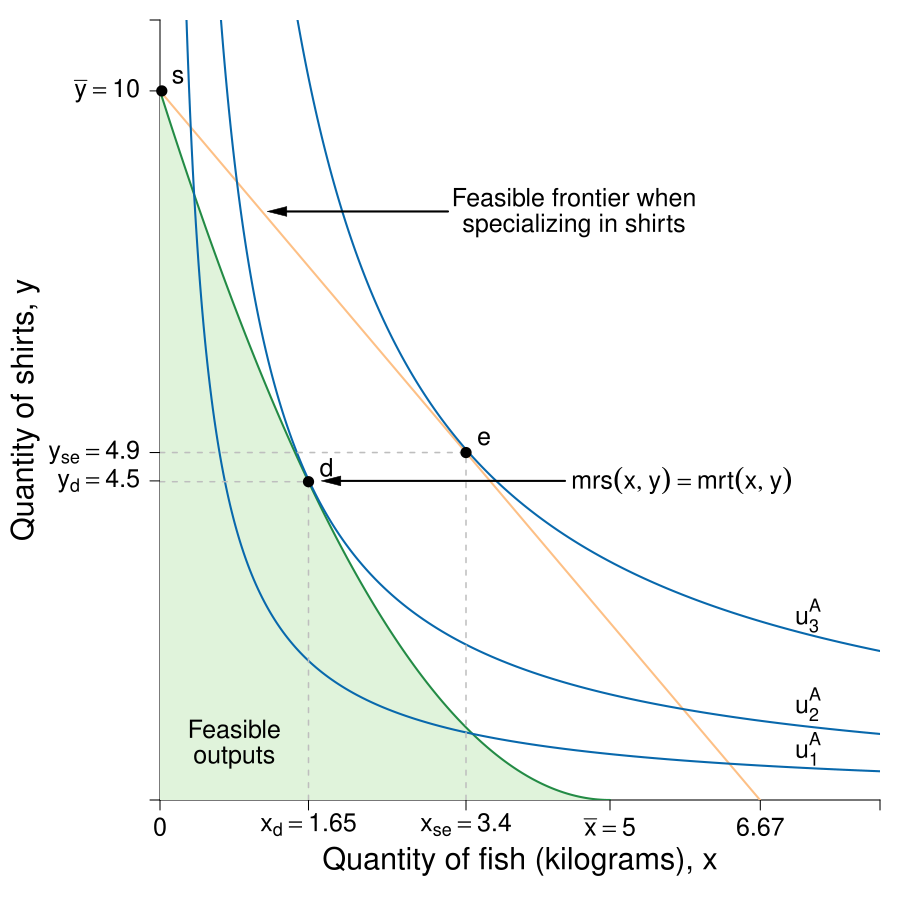

Recreate this plot in R.
#Graph Designer: Simon Halliday
#Authors: Bowles, Foley and Halliday
#Title: Coordination, Conflict and Competition: A Text in Microeconomics

require(shape)
pdf(file = "specprodexch/ppf_eos_indiff.pdf", width = 9, height = 9)

#Set parameters for graphics
pointsize <- 1.8
axislabelsize <- 1.8
labelsize <- 1.5
namesize <- 1.8
annotatesize <- 1.5
graphlinewidth <- 2
segmentlinewidth <- 1.5

COL <- c("#7fc97f", "#beaed4", "#fdc086", "#ffff99", "#386cb0", "#f0027f", "#bf5b17", "#666666")
COLA <- c("#e0f3db", "#99d8c9","#66c2a4","#41ae76", "#238b45", "#005824")
COLB <- c("#4eb3d3", "#2b8cbe", "#0868ac","#084081")

#Edited the margins to cater for the larger LHS labels
par(mar =  c(5, 8, 1, 1))

#Change this to make it log of l 

# ppf <- function(l, k = 0.5) {
#   k * (1/l)
# }

ppf <- function(fish, k = 10/25, alpha = 2, maxfish = 5) {
  k * (fish - maxfish)^alpha 
}
# 
# fishProd <- function(l, k = 0.5){
#   (-k)*l
# }
# 
# feasibleLabor <- function(l, time = 10){
#   -time - l
# }
# 
# manufactureProd <- function(l, k = 0.1, alpha = 2){
#   k * (-l)^alpha
# }

uFn <- function(x, y, alpha = 0.5){
  (x^alpha)*(y^(1-alpha))
}

budgetExchange <- function(x, yintercept = 12, slope = 1){
  yintercept - slope * x
}

xlims <- c(0, 8)
ylims <- c(0, 11)

npts <- 501 
x <- seq(xlims[1], xlims[2], length.out = npts)
y <- seq(ylims[1], ylims[2], length.out = npts) 
a <- c(1.8, 2.75, 4.1)

plot(0, 0, xlim = xlims, ylim = ylims, type = "n",
     xlab = expression(paste("")),
     ylab = expression(paste("")), 
     xaxt = "n", 
     yaxt = "n", 
     cex.lab = axislabelsize, 
     bty = "n", 
     xaxs="i", 
     yaxs="i"
)

# ticksy <- seq(from = 0, to = ylims[2], by = 1)
# ylabels <- seq(from = 0, to = ylims[2], by = 1)
# ticksx <- seq(from = 0, to = xlims[2], by = 1)
# xlabels <- seq(from = 0, to = xlims[2], by = 1)
ticksy <- c(ylims[1], 4.5, 4.9, 10, ylims[2])
ylabels <- c(NA, expression(paste(y[d]) == 4.5), expression(paste(y[se]) == 4.9),expression(paste(bar(y)==10)), NA)
ticksx <- c(xlims[1], 1.65, 3.4, 5, 6.67, xlims[2])
xlabels <- c(0, expression(paste(x[d]) == 1.65), expression(paste(x[se])==3), expression(paste(bar(x)==5)), 6.67, NA)


axis(1, at = ticksx, pos = 0, labels = xlabels, cex.axis = labelsize)
axis(2, at = ticksy, pos = 0, labels = ylabels, las = 1, cex.axis = labelsize)

npts <- 500 
xx1 <- seq(0, 5, length.out = npts)
xx2 <- seq(0, xlims[2], length.out = npts)
xx3 <- seq(xlims[1], 0, length.out = npts)
xx4 <- seq(-11, 0, length.out = npts)

#Draw the polygon for shading the feasible set
xpoly1 <- seq(from = 0, to = 5, length.out = 500)
ypoly1 <- ppf(xpoly1, k = 10/25, alpha = 2, maxfish = 5)
polygon(x = c(xpoly1, rev(xpoly1[1])), y = c(ypoly1, rev(ypoly1)[1]), col=COLA[1], density=NULL, border = NA)

#Draw the graphs
lines(xx1, ppf(xx1, k = 10/25, alpha = 2, maxfish = 5), col = COLA[5], lwd = graphlinewidth)
lines(xx2, budgetExchange(xx2,  yintercept = 10, slope = 1.5), col = COL[3], lwd = graphlinewidth)
#lines(xx3, feasibleLabor(xx3, time = 10), col = COL[3], lwd = graphlinewidth)
#lines(xx4, manufactureProd(xx4, k = 0.1, alpha = 2), col = COLB[4], lwd = graphlinewidth)

#Label axes
mtext(expression(paste("Quantity of fish (kilograms), ", x)), side = 1, line = 3, cex = axislabelsize)
text(-1.5, 0.5*ylims[2], expression(paste("Quantity of shirts, ", y)), xpd = TRUE, cex = axislabelsize, srt = 90) 


contour(x, y, 
        outer(x, y, uFn),
        drawlabels = FALSE,
        col = COLB[3],
        lwd = graphlinewidth,
        levels = a, 
        xaxs="i", 
        yaxs="i", 
        add = TRUE)

#Label the indifference curves
text(7.2, 0.7, expression(u[1]^A), cex = labelsize)
text(7.2, 1.35, expression(u[2]^A), cex = labelsize)
text(7.2, 2.6, expression(u[3]^A), cex = labelsize)

#Label point d
text(1.65 + 0.2, ppf(fish = 1.65) +.2, expression(d), cex = labelsize)
segments(1.65, 0, 1.65, ppf(fish = 1.65), lty = 2, col = "gray", lwd = segmentlinewidth)
segments(0, ppf(fish = 1.65), 1.65, ppf(fish = 1.65, k = 10/25, alpha = 2, maxfish = 5), lty = 2, col = "gray", lwd = segmentlinewidth)
points(1.65, ppf(fish = 1.65), pch = 16, col = "black", cex = 1.5)

#Label point e
text(3.4 + 0.2, budgetExchange(3.4,  yintercept = 10, slope = 1.5) +.2, expression(e), cex = labelsize)
segments(3.4, 0, 3.4, budgetExchange(3.4,  yintercept = 10, slope = 1.5), lty = 2, col = "gray", lwd = segmentlinewidth)
segments(0, budgetExchange(3.4,  yintercept = 10, slope = 1.5), 3.4, budgetExchange(3.4,  yintercept = 10, slope = 1.5), lty = 2, col = "gray", lwd = segmentlinewidth)
points(3.4, budgetExchange(3.4,  yintercept = 10, slope = 1.5), pch = 16, col = "black", cex = 1.5)

#Label point s
text(0.2, 10.2, expression(s), cex = labelsize)
points(0.02, 10, pch = 16, col = "black", cex = 1.5)

#Label the feasible frontier
# text(4.5, 7.8, expression("Feasible Frontier"), cex = labelsize)
# text(4.5, 7.4, expression("(production possibilities frontier)"), cex = labelsize)
# Arrows(3.2, 7.8, 0.75, 7.8, col = "black", lty = 1, lwd = 2, arr.type = "triangle", arr.lwd = 0.5)


#Label the exchange constraint
text(4.6, 8.5, expression("Feasible frontier when"), cex = labelsize)
text(4.6, 8.1, expression("specializing in shirts"), cex = labelsize)
Arrows(3.2, 8.3, 1.3, 8.3, col = "black", lty = 1, lwd = 2, arr.type = "triangle", arr.lwd = 0.5)

#Label mrt = mrs
text(5.8, 4.5, expression(paste(mrs(x,y) == mrt(x,y))), cex = labelsize)
Arrows(4.5, 4.5, 1.9, 4.5, col = "black", lty = 1, lwd = 2, arr.type = "triangle", arr.lwd = 0.5)

text(0.825, 1, expression("Feasible"), cex = labelsize)
text(0.825, 0.6, expression("outputs"), cex = labelsize)

dev.off()
